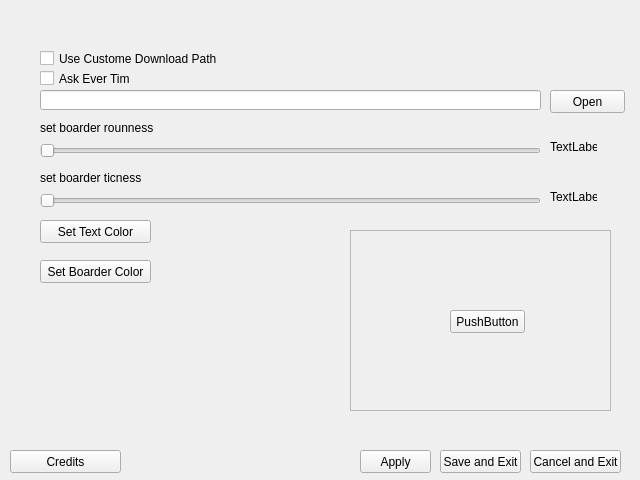
<?xml version="1.0" encoding="UTF-8"?>
<ui version="4.0">
 <class>Frame</class>
 <widget class="QFrame" name="Frame">
  <property name="geometry">
   <rect>
    <x>0</x>
    <y>0</y>
    <width>640</width>
    <height>480</height>
   </rect>
  </property>
  <property name="windowTitle">
   <string>Frame</string>
  </property>
  <widget class="QSlider" name="horizontalSlider">
   <property name="geometry">
    <rect>
     <x>40</x>
     <y>140</y>
     <width>501</width>
     <height>22</height>
    </rect>
   </property>
   <property name="maximum">
    <number>10</number>
   </property>
   <property name="orientation">
    <enum>Qt::Horizontal</enum>
   </property>
  </widget>
  <widget class="QCheckBox" name="usecustomeDpath">
   <property name="geometry">
    <rect>
     <x>40</x>
     <y>50</y>
     <width>221</width>
     <height>17</height>
    </rect>
   </property>
   <property name="text">
    <string>Use Custome Download Path</string>
   </property>
  </widget>
  <widget class="QLineEdit" name="dpathlineEdit">
   <property name="geometry">
    <rect>
     <x>40</x>
     <y>90</y>
     <width>501</width>
     <height>20</height>
    </rect>
   </property>
  </widget>
  <widget class="QPushButton" name="opensavepath">
   <property name="geometry">
    <rect>
     <x>550</x>
     <y>90</y>
     <width>75</width>
     <height>23</height>
    </rect>
   </property>
   <property name="text">
    <string>Open</string>
   </property>
  </widget>
  <widget class="QCheckBox" name="askevertime">
   <property name="geometry">
    <rect>
     <x>40</x>
     <y>70</y>
     <width>91</width>
     <height>17</height>
    </rect>
   </property>
   <property name="text">
    <string>Ask Ever Time</string>
   </property>
  </widget>
  <widget class="QLabel" name="label">
   <property name="geometry">
    <rect>
     <x>40</x>
     <y>120</y>
     <width>181</width>
     <height>16</height>
    </rect>
   </property>
   <property name="text">
    <string>set boarder rounness</string>
   </property>
  </widget>
  <widget class="QSlider" name="horizontalSlider_2">
   <property name="geometry">
    <rect>
     <x>40</x>
     <y>190</y>
     <width>501</width>
     <height>22</height>
    </rect>
   </property>
   <property name="orientation">
    <enum>Qt::Horizontal</enum>
   </property>
  </widget>
  <widget class="QLabel" name="label_2">
   <property name="geometry">
    <rect>
     <x>40</x>
     <y>170</y>
     <width>181</width>
     <height>16</height>
    </rect>
   </property>
   <property name="text">
    <string>set boarder ticness</string>
   </property>
  </widget>
  <widget class="QPushButton" name="settextcolor">
   <property name="geometry">
    <rect>
     <x>40</x>
     <y>220</y>
     <width>111</width>
     <height>23</height>
    </rect>
   </property>
   <property name="text">
    <string>Set Text Color</string>
   </property>
  </widget>
  <widget class="QPushButton" name="setboardercolor">
   <property name="geometry">
    <rect>
     <x>40</x>
     <y>260</y>
     <width>111</width>
     <height>23</height>
    </rect>
   </property>
   <property name="text">
    <string>Set Boarder Color</string>
   </property>
  </widget>
  <widget class="QPushButton" name="credits">
   <property name="geometry">
    <rect>
     <x>10</x>
     <y>450</y>
     <width>111</width>
     <height>23</height>
    </rect>
   </property>
   <property name="text">
    <string>Credits</string>
   </property>
  </widget>
  <widget class="QPushButton" name="apply">
   <property name="geometry">
    <rect>
     <x>360</x>
     <y>450</y>
     <width>71</width>
     <height>23</height>
    </rect>
   </property>
   <property name="text">
    <string>Apply</string>
   </property>
  </widget>
  <widget class="QPushButton" name="savenexit">
   <property name="geometry">
    <rect>
     <x>440</x>
     <y>450</y>
     <width>81</width>
     <height>23</height>
    </rect>
   </property>
   <property name="text">
    <string>Save and Exit</string>
   </property>
  </widget>
  <widget class="QPushButton" name="cancelnexit_2">
   <property name="geometry">
    <rect>
     <x>530</x>
     <y>450</y>
     <width>91</width>
     <height>23</height>
    </rect>
   </property>
   <property name="text">
    <string>Cancel and Exit</string>
   </property>
  </widget>
  <widget class="QLabel" name="label_3">
   <property name="geometry">
    <rect>
     <x>550</x>
     <y>140</y>
     <width>47</width>
     <height>13</height>
    </rect>
   </property>
   <property name="text">
    <string>TextLabel</string>
   </property>
  </widget>
  <widget class="QLabel" name="label_4">
   <property name="geometry">
    <rect>
     <x>550</x>
     <y>190</y>
     <width>47</width>
     <height>13</height>
    </rect>
   </property>
   <property name="text">
    <string>TextLabel</string>
   </property>
  </widget>
  <widget class="QFrame" name="frame">
   <property name="geometry">
    <rect>
     <x>350</x>
     <y>230</y>
     <width>261</width>
     <height>181</height>
    </rect>
   </property>
   <property name="frameShape">
    <enum>QFrame::StyledPanel</enum>
   </property>
   <property name="frameShadow">
    <enum>QFrame::Raised</enum>
   </property>
   <widget class="QPushButton" name="pushButton">
    <property name="geometry">
     <rect>
      <x>100</x>
      <y>80</y>
      <width>75</width>
      <height>23</height>
     </rect>
    </property>
    <property name="text">
     <string>PushButton</string>
    </property>
   </widget>
  </widget>
 </widget>
 <resources/>
 <connections/>
</ui>
